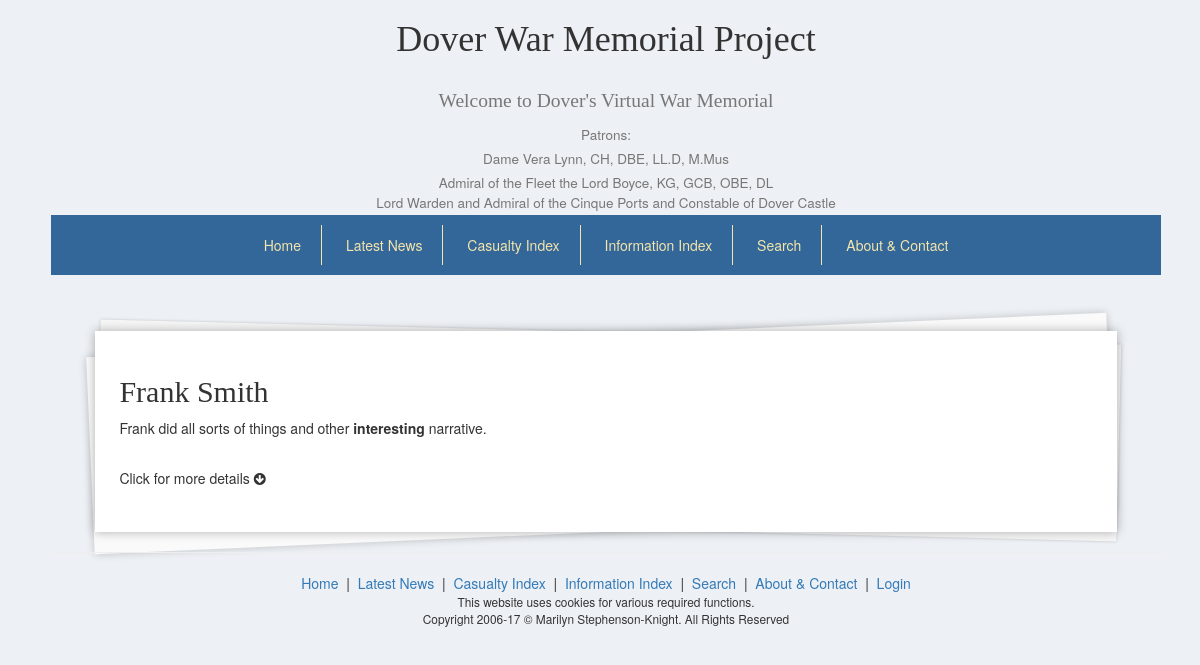
Before: /casualty/view/1/Frank-Aaamith with the older database file.
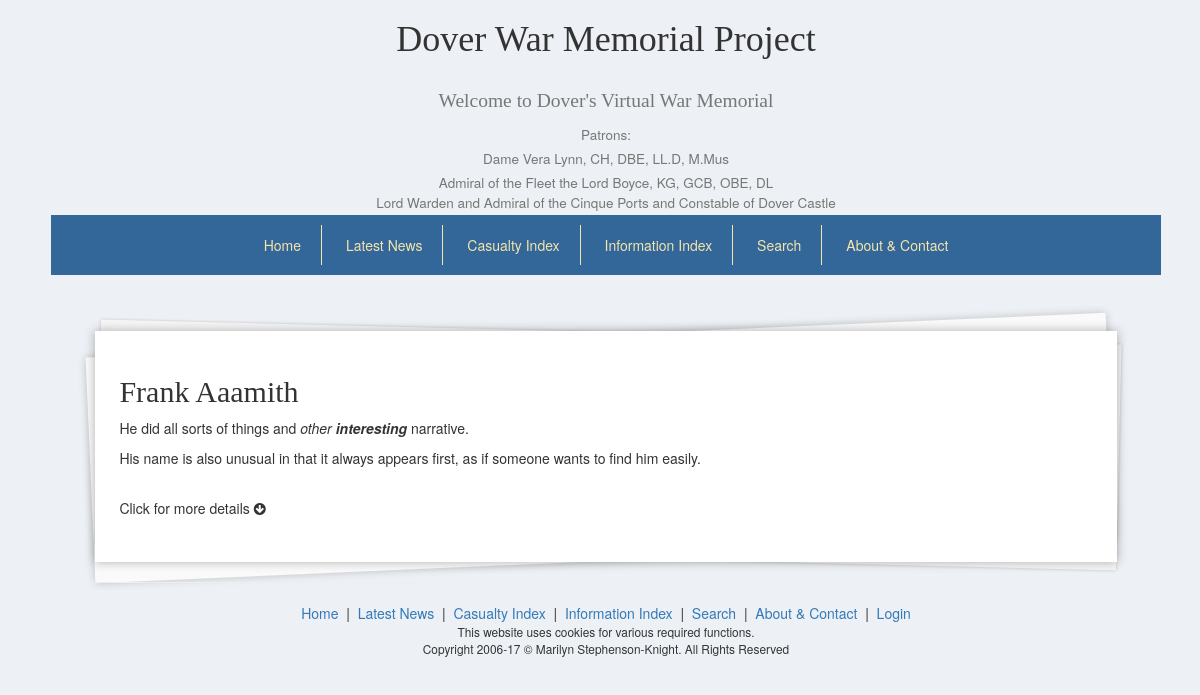
After: the same page with the newer database file.
### tables this page shows
CREATE TABLE `casualty` (
  `id` int(11) NOT NULL,
  `given_name` text NOT NULL,
  `middle_names` text,
  `family_name` text NOT NULL,
  `narrative` text NOT NULL,
  `war` int(11) DEFAULT NULL,
  `civilian` tinyint(1) DEFAULT NULL,
  `gender` char(1) DEFAULT NULL,
  `final_resting_place` int(11) DEFAULT NULL,
  `date_of_birth` date DEFAULT NULL,
  `date_of_death` date DEFAULT NULL,
  `commemoration_photo` text,
  `rank_at_death` int(11) DEFAULT NULL,
  `service_country` varchar(2) DEFAULT NULL,
  `place_of_birth` int(11) DEFAULT NULL,
  `last_known_address` int(11) DEFAULT NULL,
  `last_known_address_year` int(11) DEFAULT NULL,
  `recently_uploaded` tinyint(1) DEFAULT '1'
);

### application/controllers/Casualty.php (called while the page is built, shortened)
<?php
class Casualty extends CI_Controller {
	public function view($id, $name = null) {
		$loggedIn = $this->user_model->isLoggedIn($this->session->token);
		$this->load->model('casualty_model');
		$casualty_data = $this->casualty_model->getCasualty($id);
		$regiment_data = $this->casualty_model->getRegimentService($id);
		$service_numbers = $this->casualty_model->getServiceNumbers($id);
		$commemorations = $this->casualty_model->getCommemorations($id);
		$relation_data = $this->casualty_model->getRelations($id);
		$data = array(
			'casualty_data' => $casualty_data[0],
			'regiment_data' => $regiment_data,
			'service_numbers' => $service_numbers,
			'commemorations' => $commemorations,
			'relation_data' => $relation_data,
			"loggedIn" => $loggedIn
		);
		$this->load->view('header', array(
			"title" => $casualty_data[0]->given_name." ".$casualty_data[0]->family_name." - Dover War Memorial Project"));
		$this->load->view('casualty_view', $data);
		$this->load->view('footer');
	}
}

### index.php (called while the page is built, shortened)
<?php
require_once BASEPATH.'core/CodeIgniter.php';

### application/models/casualty_model.php (called while the page is built, shortened)
<?php
class Casualty_model extends CI_Model {
    public function getCasualty($id) {
        $sql = "SELECT c.id, c.given_name, c.middle_names, c.family_name, c.narrative, c.civilian, c.gender, c.date_of_birth, c.date_of_death, c.recently_uploaded, c.unsure_details, frp.name AS 'final_resting_place', frp.id AS 'frpId', r.name AS 'rank', r.id AS 'rId', w.name AS 'war', w.id AS 'wId', sc.name AS 'country', sc.id AS 'scId', pb.name AS 'place_of_birth', pb.id AS 'pbId', lka.name AS 'last_known_address', lka.id AS 'lkaId', last_known_address_year, scf.flag FROM casualty c
            LEFT JOIN commemoration_location frp ON c.final_resting_place = frp.id
            LEFT JOIN war w ON c.war = w.id
            LEFT JOIN rank r ON c.rank_at_death = r.id
            LEFT JOIN service_country sc ON c.service_country = sc.id
            LEFT JOIN service_country_flag scf ON scf.country_id = sc.id
            LEFT JOIN place pb ON c.place_of_birth = pb.id
            LEFT JOIN place lka ON c.last_known_address = lka.id
            WHERE c.id = ?
        ";
        $query = $this->db->query($sql, array($id));
        return $query->result();
    }
}

### application/helpers/utility_helper.php (called while the page is built)
<?php
function asset_url(){
   return base_url().'assets/';
}

### application/views/casualty_view.php (the view, shortened to what the changed rows need)
<?php
include APPPATH . 'third_party/Parsedown.php';
include APPPATH . 'third_party/ParsedownExtra.php';
$Parsedown = new ParsedownExtra();
?>
	<h2><?php
		echo $casualty_data->given_name." ".$casualty_data->family_name;
		?></h2>
	<div id="narrative">
	<?php
		echo $Parsedown->text(str_replace("%asset_url%", asset_url(), $casualty_data->narrative));
	?>
	</div>
	<br>
	<div id="toggler">Click for more details <i class="fa fa-arrow-circle-down" aria-hidden="true"></i></div>
	<br>

### application/third_party/Parsedown.php (shortened to what the changed rows need)
<?php
class Parsedown
{
    function text($text)
    {
        $text = str_replace(array("\r\n", "\r"), "\n", $text);
        $text = trim($text, "\n");
        $lines = explode("\n", $text);
        $markup = $this->lines($lines);
        $markup = trim($markup, "\n");
        return $markup;
    }
    protected $breaksEnabled;
    protected $unmarkedBlockTypes = array(
        'Code',
    );
    protected function lines(array $lines)
    {
        $CurrentBlock = null;
        foreach ($lines as $line)
        {
            if (chop($line) === '')
            {
                if (isset($CurrentBlock))
                {
                    $CurrentBlock['interrupted'] = true;
                }
                continue;
            }
            $indent = 0;
            $text = $indent > 0 ? substr($line, $indent) : $line;
            $Line = array('body' => $line, 'indent' => $indent, 'text' => $text);
            $marker = $text[0];
            $blockTypes = $this->unmarkedBlockTypes;
            if (isset($CurrentBlock) and ! isset($CurrentBlock['type']) and ! isset($CurrentBlock['interrupted']))
            {
                $CurrentBlock['element']['text'] .= "\n".$text;
            }
            else
            {
                $Blocks []= $CurrentBlock;
                $CurrentBlock = $this->paragraph($Line);
                $CurrentBlock['identified'] = true;
            }
        }
        $Blocks []= $CurrentBlock;
        unset($Blocks[0]);
        $markup = '';
        foreach ($Blocks as $Block)
        {
            $markup .= "\n";
            $markup .= isset($Block['markup']) ? $Block['markup'] : $this->element($Block['element']);
        }
        $markup .= "\n";
        return $markup;
    }
    protected function paragraph($Line)
    {
        $Block = array(
            'element' => array(
                'name' => 'p',
                'text' => $Line['text'],
                'handler' => 'line',
            ),
        );
        return $Block;
    }
    protected $InlineTypes = array(
        '"' => array('SpecialCharacter'),
        '!' => array('Image'),
        '&' => array('SpecialCharacter'),
        '*' => array('Emphasis'),
        ':' => array('Url'),
        '<' => array('UrlTag', 'EmailTag', 'Markup', 'SpecialCharacter'),
        '>' => array('SpecialCharacter'),
        '[' => array('Link'),
        '_' => array('Emphasis'),
        '`' => array('Code'),
        '~' => array('Strikethrough'),
        '\\' => array('EscapeSequence'),
    );
    protected $inlineMarkerList = '!"*_&[:<>`~\\';
    public function line($text)
    {
        $markup = '';
        while ($excerpt = strpbrk($text, $this->inlineMarkerList))
        {
            $marker = $excerpt[0];
            $markerPosition = strpos($text, $marker);
            $Excerpt = array('text' => $excerpt, 'context' => $text);
            foreach ($this->InlineTypes[$marker] as $inlineType)
            {
                $Inline = $this->{'inline'.$inlineType}($Excerpt);
                if ( ! isset($Inline['position']))
                {
                    $Inline['position'] = $markerPosition;
                }
                $unmarkedText = substr($text, 0, $Inline['position']);
                $markup .= $this->unmarkedText($unmarkedText);
                $markup .= isset($Inline['markup']) ? $Inline['markup'] : $this->element($Inline['element']);
                $text = substr($text, $Inline['position'] + $Inline['extent']);
                continue 2;
            }
            $unmarkedText = substr($text, 0, $markerPosition + 1);
            $markup .= $this->unmarkedText($unmarkedText);
            $text = substr($text, $markerPosition + 1);
        }
        $markup .= $this->unmarkedText($text);
        return $markup;
    }
    protected function inlineEmphasis($Excerpt)
    {
        $marker = $Excerpt['text'][0];
        if ($Excerpt['text'][1] === $marker and preg_match($this->StrongRegex[$marker], $Excerpt['text'], $matches))
        {
            $emphasis = 'strong';
        }
        elseif (preg_match($this->EmRegex[$marker], $Excerpt['text'], $matches))
        {
            $emphasis = 'em';
        }
        else
        {
            return;
        }
        return array(
            'extent' => strlen($matches[0]),
            'element' => array(
                'name' => $emphasis,
                'handler' => 'line',
                'text' => $matches[1],
            ),
        );
    }
    protected function unmarkedText($text)
    {
        if ($this->breaksEnabled)
        {
            $text = preg_replace('/[ ]*\n/', "<br />\n", $text);
        }
        else
        {
            $text = preg_replace('/(?:[ ][ ]+|[ ]*\\\\)\n/', "<br />\n", $text);
            $text = str_replace(" \n", "\n", $text);
        }
        return $text;
    }
    protected function element(array $Element)
    {
        $markup = '<'.$Element['name'];
        if (isset($Element['text']))
        {
            $markup .= '>';
            if (isset($Element['handler']))
            {
                $markup .= $this->{$Element['handler']}($Element['text']);
            }
            else
            {
                $markup .= $Element['text'];
            }
            $markup .= '</'.$Element['name'].'>';
        }
        else
        {
            $markup .= ' />';
        }
        return $markup;
    }
    protected $StrongRegex = array(
        '*' => '/^[*]{2}((?:\\\\\*|[^*]|[*][^*]*[*])+?)[*]{2}(?![*])/s',
        '_' => '/^__((?:\\\\_|[^_]|_[^_]*_)+?)__(?!_)/us',
    );
    protected $EmRegex = array(
        '*' => '/^[*]((?:\\\\\*|[^*]|[*][*][^*]+?[*][*])+?)[*](?![*])/s',
        '_' => '/^_((?:\\\\_|[^_]|__[^_]*__)+?)_(?!_)\b/us',
    );
}

Changed rows visible on the page:
changed casualty "Frank": family_name "Smith" → "Aaamith"
Other visible differences:
preg_replace('/(?:[ ][ ]+|[ ]*\\\\)\n/', "<br />\n", $text): "Frank did all sorts of things and other interesting narrative." → "He did all sorts of things and other interesting narrative. His name is also unusual in that it always appears first, as if someone wants to find him easily."
